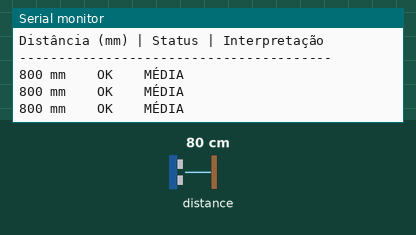
Bench run of a sketch on a simulated Arduino Uno, built with avr-gcc and run on an emulated ATmega328P. Shown: the last lines printed to the serial monitor. The test bench sets the inputs (shaded band); at power-on: distance to the obstacle 80 cm.

Above: at 1.3 s.
1.4 s: distance to the obstacle set to 2 cm
At 2.1 s:
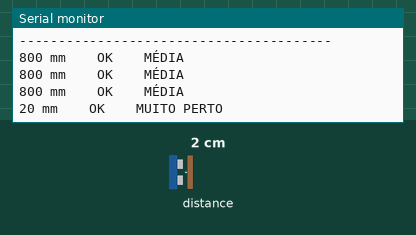
3.6 s: distance to the obstacle set to 18 cm
At 4.2 s:
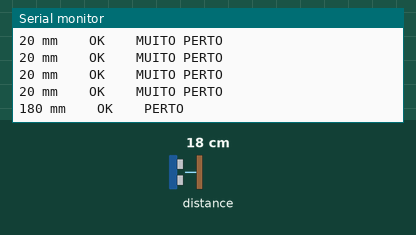
5.8 s: distance to the obstacle set to 120 cm
At 6.3 s:
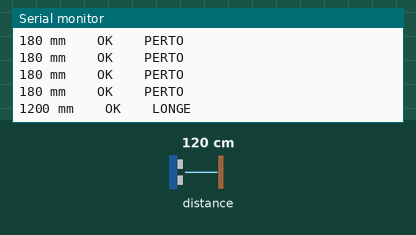
7.9 s: distance to the obstacle set to 250 cm
At 8.5 s:
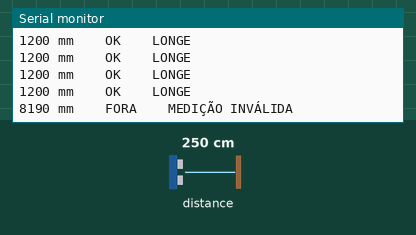

Measured:
- after the input at 1.4 s, the serial monitor: prints a new line after 0.24 s (image 1)
- after the input at 3.6 s, the serial monitor: prints a new line after 0.18 s (image 2)
- after the input at 5.8 s, the serial monitor: prints a new line after 0.11 s (image 3)
- after the input at 7.9 s, the serial monitor: prints a new line after 0.14 s (image 4)

The sketch:

teste_sensorDistancia.ino
```cpp
#include <Adafruit_VL53L0X.h>

Adafruit_VL53L0X vl = Adafruit_VL53L0X();

void setup() {
  Serial.begin(115200);
  Serial.println("Teste do Sensor VL53L0X");

  if (!vl.begin()) {
    Serial.println("ERRO: Sensor VL53L0X não encontrado!");
    while (1);
  }

  Serial.println("Sensor VL53L0X inicializado com sucesso!");
  Serial.println("Distância (mm) | Status | Interpretação");
  Serial.println("----------------------------------------");
}

void loop() {
  VL53L0X_RangingMeasurementData_t medida;

  // Faz a leitura
  vl.rangingTest(&medida, false);

  Serial.print(medida.RangeMilliMeter);
  Serial.print(" mm\t\t");

  // Mostra o status da medição
  switch (medida.RangeStatus) {
    case 0:
      Serial.print("OK\t\t");
      break;
    case 1:
      Serial.print("SIGMA\t\t");
      break;
    case 2:
      Serial.print("SINAL\t\t");
      break;
    case 4:
      Serial.print("FORA\t\t");
      break;
    default:
      Serial.print("ERRO\t\t");
      break;
  }

  // Interpretação da distância
  if (medida.RangeStatus == 0) {
    if (medida.RangeMilliMeter < 100) {
      Serial.println("MUITO PERTO");
    } else if (medida.RangeMilliMeter < 500) {
      Serial.println("PERTO");
    } else if (medida.RangeMilliMeter < 1000) {
      Serial.println("MÉDIA");
    } else {
      Serial.println("LONGE");
    }
  } else {
    Serial.println("MEDIÇÃO INVÁLIDA");
  }

  delay(500);
}
```
